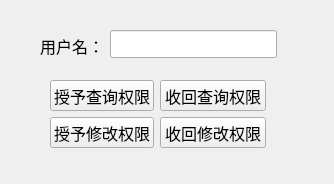
<?xml version="1.0" encoding="UTF-8"?>
<ui version="4.0">
 <class>manage_grant</class>
 <widget class="QWidget" name="manage_grant">
  <property name="geometry">
   <rect>
    <x>0</x>
    <y>0</y>
    <width>334</width>
    <height>184</height>
   </rect>
  </property>
  <property name="windowTitle">
   <string>权限管理</string>
  </property>
  <widget class="QLabel" name="lb_username">
   <property name="geometry">
    <rect>
     <x>40</x>
     <y>30</y>
     <width>64</width>
     <height>31</height>
    </rect>
   </property>
   <property name="font">
    <font>
     <family>PingFang SC</family>
     <pointsize>12</pointsize>
    </font>
   </property>
   <property name="text">
    <string>用户名：</string>
   </property>
  </widget>
  <widget class="QLineEdit" name="line_username">
   <property name="geometry">
    <rect>
     <x>110</x>
     <y>30</y>
     <width>167</width>
     <height>28</height>
    </rect>
   </property>
   <property name="font">
    <font>
     <family>PingFang SC</family>
     <pointsize>12</pointsize>
    </font>
   </property>
  </widget>
  <widget class="QWidget" name="">
   <property name="geometry">
    <rect>
     <x>50</x>
     <y>80</y>
     <width>216</width>
     <height>68</height>
    </rect>
   </property>
   <layout class="QFormLayout" name="formLayout">
    <item row="0" column="0">
     <widget class="QPushButton" name="btn_grant_select">
      <property name="font">
       <font>
        <family>PingFang SC</family>
        <pointsize>12</pointsize>
       </font>
      </property>
      <property name="text">
       <string>授予查询权限</string>
      </property>
     </widget>
    </item>
    <item row="0" column="1">
     <widget class="QPushButton" name="btn_revoke_select">
      <property name="font">
       <font>
        <family>PingFang SC</family>
        <pointsize>12</pointsize>
       </font>
      </property>
      <property name="text">
       <string>收回查询权限</string>
      </property>
     </widget>
    </item>
    <item row="1" column="0">
     <widget class="QPushButton" name="btn_grant_edit">
      <property name="font">
       <font>
        <family>PingFang SC</family>
        <pointsize>12</pointsize>
       </font>
      </property>
      <property name="text">
       <string>授予修改权限</string>
      </property>
     </widget>
    </item>
    <item row="1" column="1">
     <widget class="QPushButton" name="btn_revoke_edit">
      <property name="font">
       <font>
        <family>PingFang SC</family>
        <pointsize>12</pointsize>
       </font>
      </property>
      <property name="text">
       <string>收回修改权限</string>
      </property>
     </widget>
    </item>
   </layout>
  </widget>
 </widget>
 <resources/>
 <connections/>
</ui>
